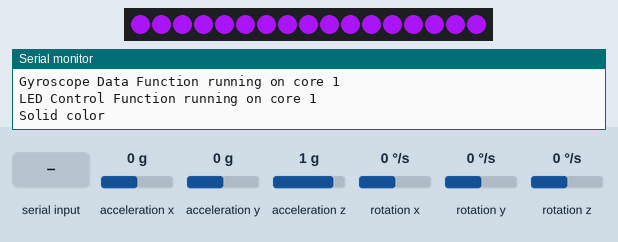
Simulated run of this sketch. Board: ESP32. On the bench: 17 RGB LEDs in strip order, left to right, the last lines printed to the serial monitor. The inputs (shaded band) are chosen by the test bench; at power-on: acceleration x 0 g, acceleration y 0 g, acceleration z 1 g, rotation x 0 °/s, rotation y 0 °/s, rotation z 0 °/s. Dim RGB values are drawn brighter than linear; random numbers use the default seed unless the sketch sets one; nothing arrives over Bluetooth unless stated.

Above: at 1.1 s.
At 2.7 s:
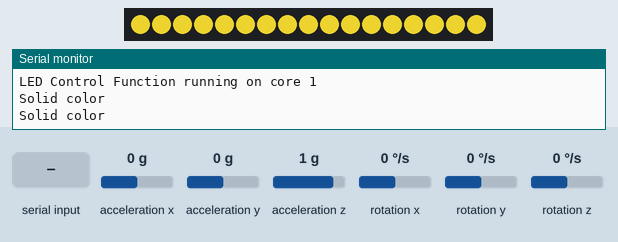
2.8 s: "," received over the second serial link
At 3.6 s:
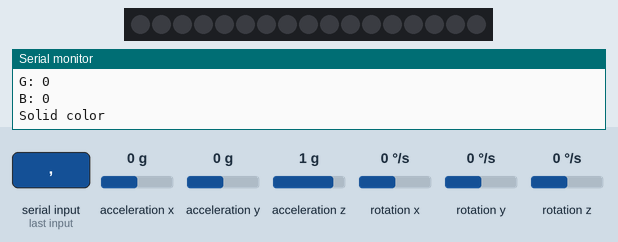
4.5 s: "1,90\n" received over the second serial link
Timing chart, 0 to 7.5 s (numbered marks = the images above; inputs shaded):
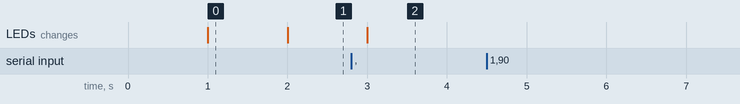

Measured:
- what the display in image 0 shows lasts 1.0 s, from 1.0 s to 2.0 s

The sketch:

E-Bike-LED-System.ino
```cpp
#include "BluetoothSerial.h"
#include "FastLED.h"
#include "Wire.h"
#include "MPU6050_tockn.h"

#define NUM_LEDS 17
#define PIN 2

#if !defined(CONFIG_BT_ENABLED) || !defined(CONFIG_BLUEDROID_ENABLED)
#error Bluetooth is not enabled! Please run `make menuconfig` to and enable it
#endif

BluetoothSerial BT;

MPU6050 mpu(Wire);

CRGB leds[60];

TaskHandle_t BTfunction;
TaskHandle_t LEDfunction;
TaskHandle_t Gyroscope;

String modeS, redS, greenS, blueS, brightnessS;

int counter, mode;
int red, green, blue, brightness;

bool done, connection = false;

float temp, accY, accX, accZ, acceleration, prevAcceleration;

void setup() {
  Serial.begin(9600);
  Serial.println("Serial Started, waiting for cores");
  FastLED.addLeds<NEOPIXEL, PIN>(leds, 17);

  xTaskCreatePinnedToCore(
                    BTserver,
                    "Bluetooth",
                    10000,
                    NULL,
                    1,
                    &BTfunction,
                    0);
  delay(500);

  xTaskCreatePinnedToCore(
                    I2Cgyroscope,
                    "Gyroscope",
                    10000,
                    NULL,
                    1,
                    &Gyroscope,
                    0);
  delay(500);

  xTaskCreatePinnedToCore(
                    LEDmanager,
                    "LEDmanger",
                    10000,
                    NULL,
                    1,
                    &LEDfunction,
                    1);
  delay(500);
}

void BTserver(void * pvParameters){

  Serial.print("Bluetooth Function running on core ");
  Serial.println(xPortGetCoreID());

  BT.begin("E-Bike LED System");
  Serial.println("The device started, now you can pair it with bluetooth!");

  bool newMessage;

  while(true){
    String content = "";
    char character;
    redS = "";
    greenS = "";
    blueS = "";
    brightnessS = "";

    while(BT.available()) {
      character = BT.read();
      if(character != '\0'){
        connection = true;
      }
      content.concat(character);
      newMessage = true;
    }

    for(int i=0; i<content.length(); i++){
      if(counter == 0 and content[i]!= ','){
        modeS = content[i];
      }
      if(counter == 1 and content[i]!= ','){
        redS += content[i];
      }
      if(counter == 2 and content[i]!= ','){
        greenS += content[i];
      }
      if(counter == 3 and content[i]!= ','){
        blueS += content[i];
      }
      if(counter == 4 and content[i]!= ','){
        brightnessS += content[i];
      }
      if(content[i] == ','){
        counter ++;
        done = true;
      }
    }
    if(newMessage == true){
      mode = modeS.toInt();
      red = redS.toInt();
      green = greenS.toInt();
      blue = blueS.toInt();
      brightness = brightnessS.toInt();
      newMessage = false;
    }

    counter = 0;

    if(done == true){
      Serial.print("mode: ");Serial.println(mode);
      Serial.print("R: ");Serial.println(red);
      Serial.print("G: ");Serial.println(green);
      Serial.print("B: ");Serial.println(blue);
      done = false;
    }
    delay(100);
  }
}

void I2Cgyroscope(void * pvParameters){
  Serial.print("Gyroscope Data Function running on core ");
  Serial.println(xPortGetCoreID());
  Wire.begin(21,22);
  mpu.begin();
  mpu.calcGyroOffsets(true);
  while(true){
    mpu.update();
    //Serial.println(mpu.getAccY());
    //Serial.println(mpu.getTemp());
    prevAcceleration = acceleration;
    acceleration = mpu.getAccY();
    delay(500);
  }
}

void LEDmanager(void * pvParameters){
  Serial.print("LED Control Function running on core ");
  Serial.println(xPortGetCoreID());

  while(true){

      while(mode == 0){
        Serial.println("Solid color");

        if(connection == false){
            FastLED.setBrightness(255);
            fill_solid( leds, NUM_LEDS, CRGB(random(255) , random(255), random(255)));
            FastLED.show();
            delay(1000);
        }
        else{
            FastLED.setBrightness(brightness);
            fill_solid( leds, NUM_LEDS, CRGB(red , green , blue));
            FastLED.show();
            delay(1000);
        }
      }
      while(mode == 1){
        Serial.println("Walking");

        FastLED.setBrightness(brightness);
        for(int i = 0 ; i < NUM_LEDS; i++ ) {
          memset(leds, 0, NUM_LEDS * 3);
          leds[i].setRGB( red , green , blue );
          FastLED.show();
          delay(15);
        }

      }
      while(mode == 2){
        Serial.println("Breath");

        memset(leds, 0, NUM_LEDS * 3);
        for(int k = 0; k < 256; k++) {
          for(int i = 0; i < NUM_LEDS; i++ ) {
            leds[i].setRGB( red, green , blue );
            FastLED.setBrightness(k);
          }
        FastLED.show();
        delay(10);
        }
        for(int k = 255; k >= 0; k--) {
          for(int i = 0; i < NUM_LEDS; i++ ) {
            leds[i].setRGB( red, green , blue );
            FastLED.setBrightness(k);
          }
        FastLED.show();
        delay(10);
        }
        delay(500);

      }
      while(mode == 3){
        Serial.println("Rainbow");

        FastLED.setBrightness(brightness);
        for (int j = 0; j < 255; j++) {
          for (int i = 0; i < NUM_LEDS; i++) {
            leds[i] = CHSV(i - (j * 2), 255, 255);
          }
          FastLED.show();
          delay(25);
        }

      }
      while(mode == 4){
        Serial.println("Driving Mode");
        if(prevAcceleration > acceleration){
            FastLED.setBrightness(150);
            fill_solid( leds, NUM_LEDS, CRGB(255 , 0 , 0));
            FastLED.show();
          }
        else{
            FastLED.setBrightness(150);
            fill_solid( leds, NUM_LEDS, CRGB(0 , 255 , 0));
            FastLED.show();
          }
        delay(25);
      }
    }
    delay(100);
}

void loop() {
  //not needed
}
```
